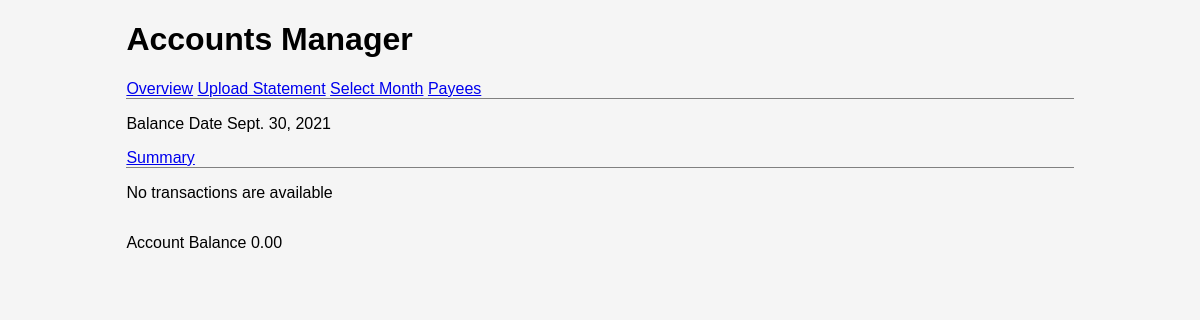
The app's page /accounts/history/3/account, older data.
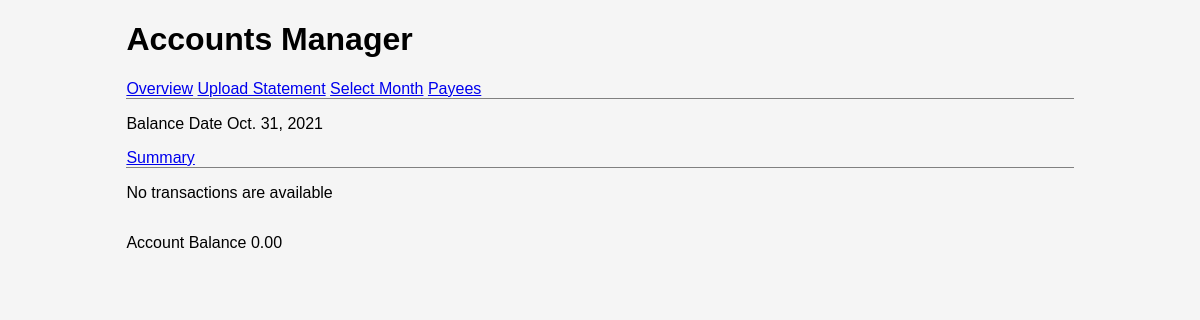
The same page, newer data.
### accounts/models.py (models this page shows)
class Parameters(models.Model):
    date = models.DateField()

### accounts/views.py (the view)
# urls.py: path('<int:pk>/account', views.AccountView.as_view(template_name='accounts/transactions.html'), name='account_transactions'),
class AccountView(ListView):
    model = Transaction
    def get_context_data(self, **kwargs):
        context = super().get_context_data(**kwargs)
        if self.template_name == 'accounts/transactions.html':
            balance_date = Transaction.objects.all().order_by('-date').first().date
        else:
            balance_date = Parameters.objects.get(pk=1).date
        account = Account.objects.get(pk=self.kwargs['pk'])
        context['balance_date'] = balance_date
        context['transaction_list'] = Transaction.objects.filter(account=account, date__month=balance_date.month)
        context['balance'] = modules.sum_account(account, balance_date)
        context['is_account'] = True
        return context

### accounts/modules.py (called while the page is built)
def sum_account(account, balance_date):
    total = account.initial_balance
    result = Transaction.objects.filter(account=account, date__lte=balance_date).aggregate(Sum('amount'))
    if result['amount__sum']:
        total += result['amount__sum']
    return total

### accounts/templates/accounts/transactions_history.html
{% extends "accounts/base.html" %}
{% block content %}
    <p>Balance Date {{ balance_date }}</p>
    <nav>
        <a href="{% url 'accounts:history' %}">Summary</a>
    </nav>
    <table>
        {% for transaction in transaction_list %}
            <tr>
                <td>{{ transaction.account.name }}</td>
                <td>{{ transaction.date }}</td>
                <td><a href="{% url 'accounts:alias_history' transaction.alias.id %}">{{ transaction.alias.name }}</a></td>
                <td>{{ transaction.alias.category.name }}</td>
                <td>{{ transaction.alias.subcategory.name }}</td>
                {% if transaction.account.type == 'A' and transaction.alias.category.type == 'E' and  not is_account %}
                    <td>{{ transaction.amount|cut:'-' }}</td>
                {% else %}
                    <td>{{ transaction.amount }}</td>
                {% endif %}
                    </tr>
        {% empty %}
            <p>No transactions are available</p>
        {% endfor %}
    </table>
    {% if is_account %}
        <p>Account Balance {{ balance|floatformat:2 }}</p>
    {% else %}
        <p>Total {{ total|floatformat:2 }}</p>
    {% endif %}
{% endblock content %}

Row changes from the older to the newer data that the page shows:
changed Parameters: date "Sept. 30, 2021" → "Oct. 31, 2021"
